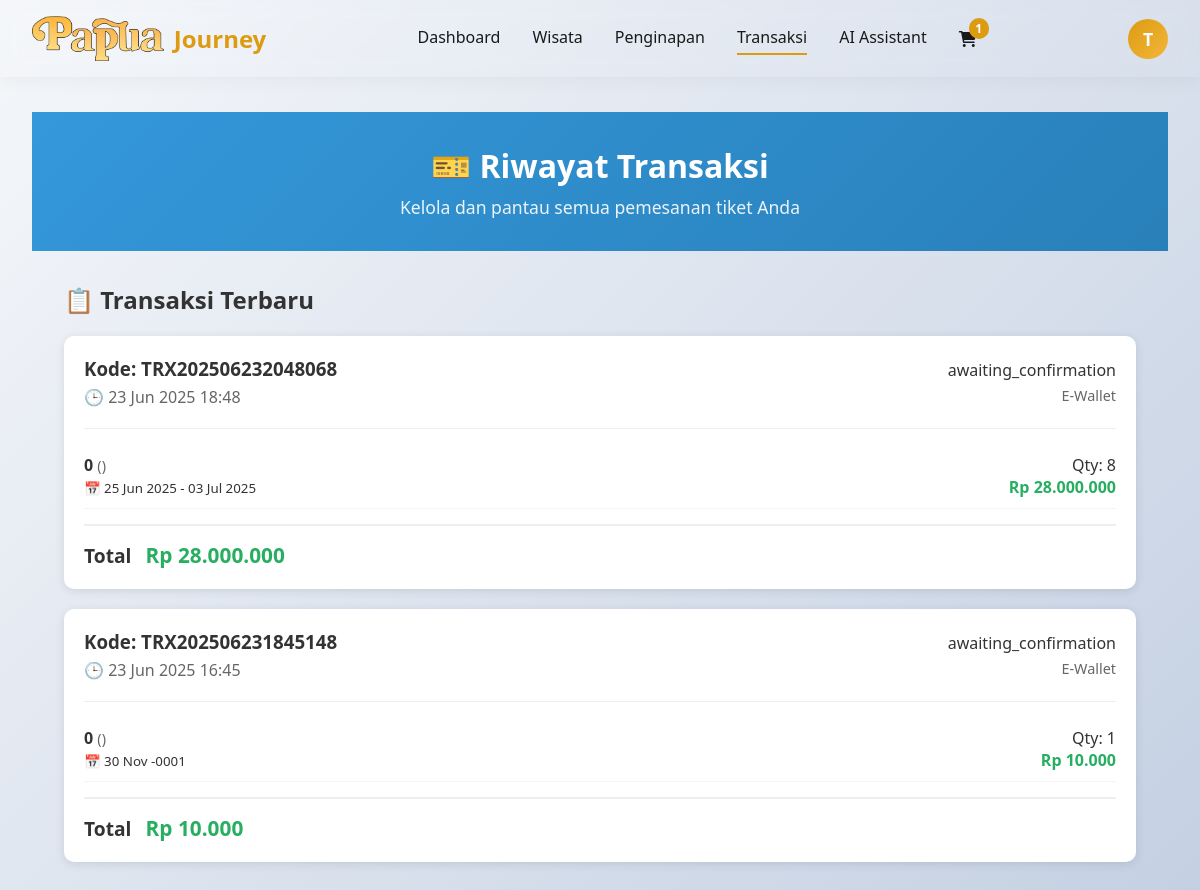
The page /users/transaksi/transaksi.php (signed in) on the database as committed earlier.
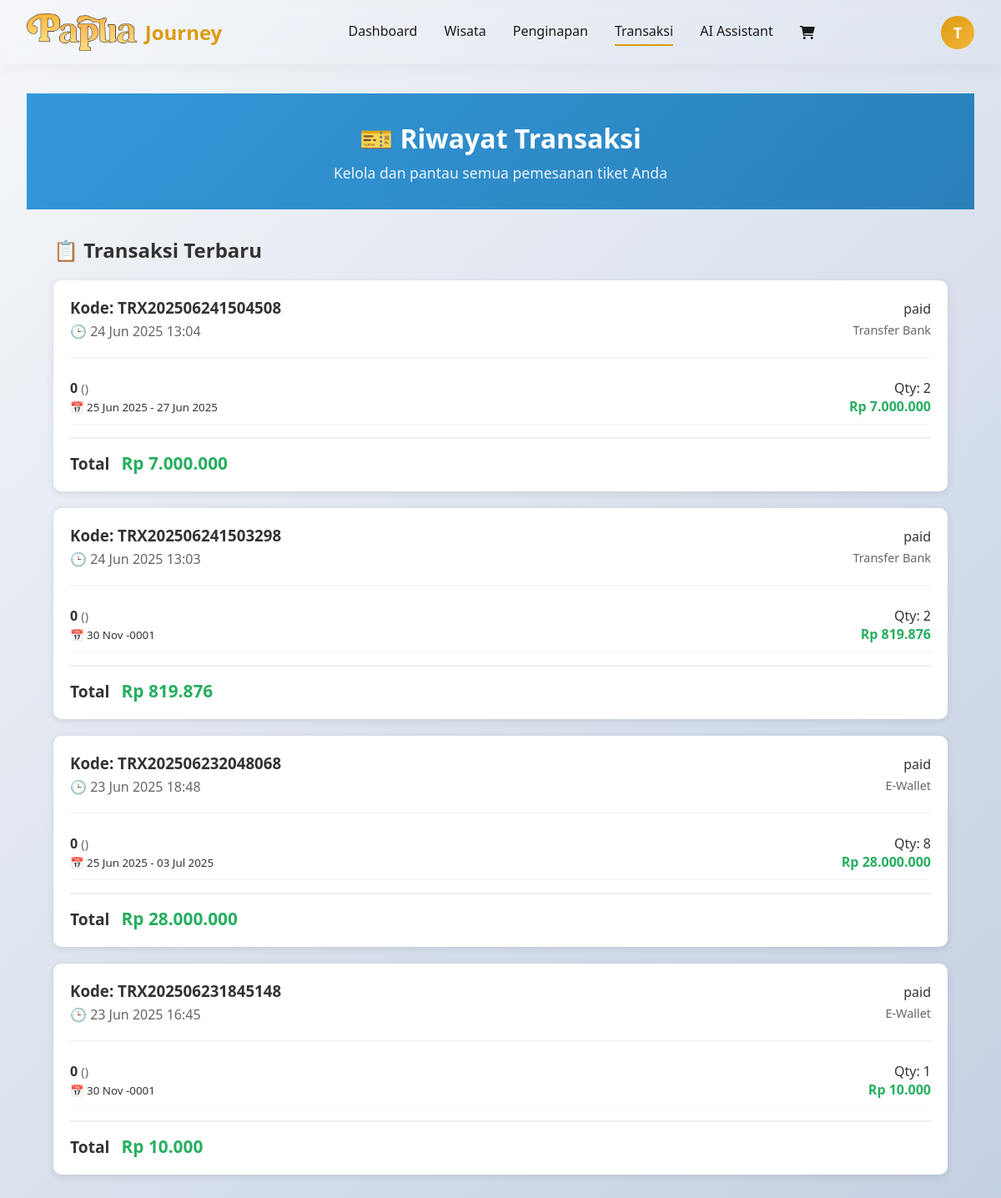
The same page on the database as committed later.
### tables this page shows
CREATE TABLE `transaksi` (
  `id` int(11) NOT NULL,
  `user_id` int(11) NOT NULL,
  `transaction_code` varchar(20) NOT NULL,
  `total_amount` decimal(10,2) NOT NULL,
  `payment_status` enum('pending','awaiting_confirmation','paid','rejected','cancelled') DEFAULT 'pending',
  `payment_method` varchar(50) DEFAULT NULL,
  `payment_proof` varchar(255) DEFAULT NULL,
  `user_payment_date` datetime DEFAULT NULL,
  `payment_confirmed_at` datetime DEFAULT NULL,
  `payment_confirmed_by` int(11) DEFAULT NULL,
  `payment_date` datetime DEFAULT NULL,
  `created_at` timestamp NOT NULL DEFAULT current_timestamp(),
  `updated_at` timestamp NOT NULL DEFAULT current_timestamp() ON UPDATE current_timestamp()
);

CREATE TABLE `transaksi_items` (
  `id` int(11) NOT NULL,
  `transaksi_id` int(11) NOT NULL,
  `item_type` enum('wisata','penginapan','artikel') NOT NULL,
  `item_id` int(11) NOT NULL,
  `item_name` varchar(255) NOT NULL,
  `quantity` int(11) NOT NULL,
  `price_per_unit` decimal(10,2) NOT NULL,
  `subtotal` decimal(10,2) NOT NULL,
  `booking_date` date DEFAULT NULL,
  `checkin_date` date DEFAULT NULL,
  `checkout_date` date DEFAULT NULL,
  `notes` text DEFAULT NULL
);

### users/transaksi/transaksi.php (the view, shortened to what the changed rows need)
<?php
$user_id = $_SESSION['user_id'];
$db = getDbConnection();
$transaksi_query = "SELECT t.*,
                    (SELECT COUNT(*) FROM transaksi_items WHERE transaksi_id = t.id) as item_count
                    FROM transaksi t
                    WHERE t.user_id = ?
                    ORDER BY t.created_at DESC";
$transaksi_stmt = $db->prepare($transaksi_query);
$transaksi_stmt->bind_param("i", $user_id);
$transaksi_stmt->execute();
$transaksi_result = $transaksi_stmt->get_result();
$transactions = $transaksi_result->fetch_all(MYSQLI_ASSOC);
$old_bookings_query = "SELECT 'wisata' as type,
                              p.id,
                              p.total_harga,
                              p.created_at,
                              w.judul as item_name,
                              w.photo as item_image,
                              w.kategori,
                              p.jumlah_tiket,
                              p.tanggal_kunjungan,
                              NULL as tanggal_checkin,
                              NULL as jumlah_kamar
                       FROM pemesanan p
                       JOIN wisata w ON p.wisata_id = w.id
                       WHERE p.user_id = ?
                       UNION ALL
                       SELECT 'penginapan' as type,
                              pp.id,
                              pp.total_harga,
                              pp.created_at,
                              p.judul as item_name,
                              p.photo as item_image,
                              p.tipe as kategori,
                              NULL as jumlah_tiket,
                              NULL as tanggal_kunjungan,
                              pp.tanggal_checkin,
                              pp.jumlah_kamar
                       FROM pesanpenginapan pp
                       JOIN penginapan p ON pp.penginapan_id = p.id
                       WHERE pp.user_id = ?
                       UNION ALL
                       SELECT 'artikel' as type,
                              pt.id,
                              pt.total_harga,
                              pt.created_at,
                              a.judul as item_name,
                              a.gambar as item_image,
                              a.kategori,
                              pt.jumlah_tiket,
                              pt.tanggal_kunjungan,
                              NULL as tanggal_checkin,
                              NULL as jumlah_kamar
                       FROM pemesanan_tiket pt
                       JOIN artikel a ON pt.artikel_id = a.id
                       WHERE pt.user_id = ?
                       ORDER BY created_at DESC";
$old_stmt = $db->prepare($old_bookings_query);
$old_stmt->bind_param("iii", $user_id, $user_id, $user_id);
$old_stmt->execute();
$old_result = $old_stmt->get_result();
$old_bookings = $old_result->fetch_all(MYSQLI_ASSOC);
function formatPrice($price) {
    return 'Rp ' . number_format($price, 0, ',', '.');
}
function formatDate($date) {
    return date('d M Y', strtotime($date));
}
function formatDateTime($datetime) {
    return date('d M Y H:i', strtotime($datetime));
}
function getPaymentStatusBadge($status) {
    $badges = [
        'pending' => '<span style="background: #f39c12; color: white; padding: 4px 12px; border-radius: 15px; font-size: 0.85rem;">⏳ Menunggu Pembayaran</span>',
        'awaiting_confirmation' => '<span style="background: #17a2b8; color: white; padding: 4px 12px; border-radius: 15px; font-size: 0.85rem;">🔍 Menunggu Konfirmasi</span>',
        'paid' => '<span style="background: #27ae60; color: white; padding: 4px 12px; border-radius: 15px; font-size: 0.85rem;">✅ Dibayar</span>',
        'rejected' => '<span style="background: #e74c3c; color: white; padding: 4px 12px; border-radius: 15px; font-size: 0.85rem;">❌ Pembayaran Ditolak</span>',
        'cancelled' => '<span style="background: #6c757d; color: white; padding: 4px 12px; border-radius: 15px; font-size: 0.85rem;">🚫 Dibatalkan</span>'
    ];
    return $badges[$status] ?? $status;
}
function getPaymentMethodName($method) {
    $methods = [
        'bank_transfer' => 'Transfer Bank',
        'e_wallet' => 'E-Wallet',
        'credit_card' => 'Kartu Kredit/Debit'
    ];
    return $methods[$method] ?? $method;
}
?>
<!DOCTYPE html>
<html lang="id">
<head>
    <link rel="stylesheet" href="transaksi.css">
</head>
<body>
    <?php include '../components/navbar.php'; ?>
    <div class="container">
        <div class="header">
            <h1>🎫 Riwayat Transaksi</h1>
        </div>
        <div class="content">
            <?php if (count($transactions) > 0 || count($old_bookings) > 0): ?>
                <?php if (count($transactions) > 0): ?>
                <h2 style="margin-bottom: 20px; color: #333;">📋 Transaksi Terbaru</h2>
                <?php
                $db = getDbConnection();
                foreach ($transactions as $transaction): ?>
                    <?php
                    $items_query = "SELECT * FROM transaksi_items WHERE transaksi_id = ?";
                    $items_stmt = $db->prepare($items_query);
                    $items_stmt->bind_param("i", $transaction['id']);
                    $items_stmt->execute();
                    $items_result = $items_stmt->get_result();
                    $items = $items_result->fetch_all(MYSQLI_ASSOC);
                    ?>
                    <div style="background: white; border-radius: 10px; box-shadow: 0 2px 10px rgba(0,0,0,0.1); padding: 20px; margin-bottom: 20px;">
                        <div style="display: flex; justify-content: space-between; align-items: center; margin-bottom: 15px; flex-wrap: wrap; gap: 10px;">
                            <div>
                                <h3 style="margin: 0; color: #333;">Kode: <?php echo htmlspecialchars($transaction['transaction_code']); ?></h3>
                                <p style="margin: 5px 0; color: #666;">🕒 <?php echo formatDateTime($transaction['created_at']); ?></p>
                            </div>
                            <div style="text-align: right;">
                                <?php echo getPaymentStatusBadge($transaction['payment_status']); ?>
                                <p style="margin: 5px 0; color: #666; font-size: 0.9rem;"><?php echo getPaymentMethodName($transaction['payment_method']); ?></p>
                            </div>
                        </div>
                        <div style="border-top: 1px solid #eee; padding-top: 15px;">
                            <?php foreach ($items as $item): ?>
                                <div style="display: flex; justify-content: space-between; padding: 10px 0; border-bottom: 1px solid #f5f5f5;">
                                    <div>
                                        <strong><?php echo htmlspecialchars($item['item_name']); ?></strong>
                                        <span style="color: #666; font-size: 0.9rem;">
                                            (<?php echo ucfirst($item['item_type']); ?>)
                                        </span>
                                        <?php if ($item['booking_date']): ?>
                                            <br><small>📅 <?php echo formatDate($item['booking_date']); ?></small>
                                        <?php endif; ?>
                                        <?php if ($item['checkin_date'] && $item['checkout_date']): ?>
                                            <br><small>📅 <?php echo formatDate($item['checkin_date']); ?> - <?php echo formatDate($item['checkout_date']); ?></small>
                                        <?php endif; ?>
                                    </div>
                                    <div style="text-align: right;">
                                        <div>Qty: <?php echo $item['quantity']; ?></div>
                                        <div style="color: #27ae60; font-weight: 600;"><?php echo formatPrice($item['subtotal']); ?></div>
                                    </div>
                                </div>
                            <?php endforeach; ?>
                        </div>
                        <div style="margin-top: 15px; padding-top: 15px; border-top: 2px solid #eee; display: flex; justify-content: space-between; align-items: center; flex-wrap: wrap; gap: 10px;">
                            <div>
                                <strong style="font-size: 1.2rem;">Total</strong>
                                <strong style="font-size: 1.3rem; color: #27ae60; margin-left: 10px;"><?php echo formatPrice($transaction['total_amount']); ?></strong>
                            </div>
                        </div>
                    </div>
                <?php endforeach; ?>
                <?php endif; ?>
            <?php endif; ?>
        </div>
    </div>
</body>
</html>

### users/components/navbar.php (shortened to what the changed rows need)
<?php
$current_dir = dirname($_SERVER['PHP_SELF']);
$in_dashboard = strpos($current_dir, '/users/dashboard') !== false;
$in_wisata = strpos($current_dir, '/users/wisata') !== false;
$in_penginapan = strpos($current_dir, '/users/penginapan') !== false;
$in_chatbot = strpos($current_dir, '/users/chatbot') !== false;
$in_components = strpos($current_dir, '/users/components') !== false;
$in_cart = strpos($current_dir, '/users/cart') !== false;
$in_checkout = strpos($current_dir, '/users/checkout') !== false;
$in_transaksi = strpos($current_dir, '/users/transaksi') !== false;
if ($in_dashboard || $in_wisata || $in_penginapan || $in_chatbot || $in_components || $in_cart || $in_checkout || $in_transaksi) {
    $users_path = '../';
} else {
    $base_path = '../';
    $users_path = '';
    $config_path = '../config/';
    $uploads_path = '../uploads/';
    $logout_path = '../logout.php';
}
$db = getDbConnection();
$cart_count = 0;
if (isset($_SESSION['user_id'])) {
    $cart_stmt = $db->prepare("SELECT COUNT(*) as count FROM cart_items WHERE user_id = ?");
    $cart_stmt->bind_param("i", $_SESSION['user_id']);
    $cart_stmt->execute();
    $cart_result = $cart_stmt->get_result();
    $cart_count = $cart_result->fetch_assoc()['count'];
}
?>
<link href="https://cdnjs.cloudflare.com/ajax/libs/font-awesome/6.0.0/css/all.min.css" rel="stylesheet">
<div class="pj-navbar-wrapper">
    <header class="pj-navbar-header" id="header">
    <nav class="navbar">
        <ul class="nav-links">
            <li>
                <a href="<?php echo $users_path; ?>cart/cart.php" class="cart-icon <?php echo basename($_SERVER['PHP_SELF']) == 'cart.php' ? 'active' : ''; ?>">
                    <i class="fas fa-shopping-cart"></i>
                    <?php if ($cart_count > 0): ?>
                        <span class="cart-badge"><?php echo $cart_count; ?></span>
                    <?php endif; ?>
                </a>
            </li>
        </ul>
    </nav>
</header>
</div>

Rows that differ between the two databases and show on the page:
added transaksi: transaction_code "TRX202506241504508", created_at "24 Jun 2025 13:04", payment_status "paid", payment_method "Transfer Bank", total_amount "Rp 7.000.000"
added transaksi_items: item_name "0", checkin_date "25 Jun 2025", checkout_date "27 Jun 2025", quantity "2", subtotal "Rp 7.000.000", shown under "TRX202506241504508"
added transaksi: transaction_code "TRX202506241503298", created_at "24 Jun 2025 13:03", payment_status "paid", payment_method "Transfer Bank", total_amount "Rp 819.876"
added transaksi_items: item_name "0", booking_date "30 Nov -0001", quantity "2", subtotal "Rp 819.876", shown under "TRX202506241503298"
changed transaksi "Rp 28.000.000": payment_status "awaiting_confirmation" → "paid"
changed transaksi "Rp 10.000": payment_status "awaiting_confirmation" → "paid"
Other text that changed with them:
$cart_count: "1" → (not shown)
